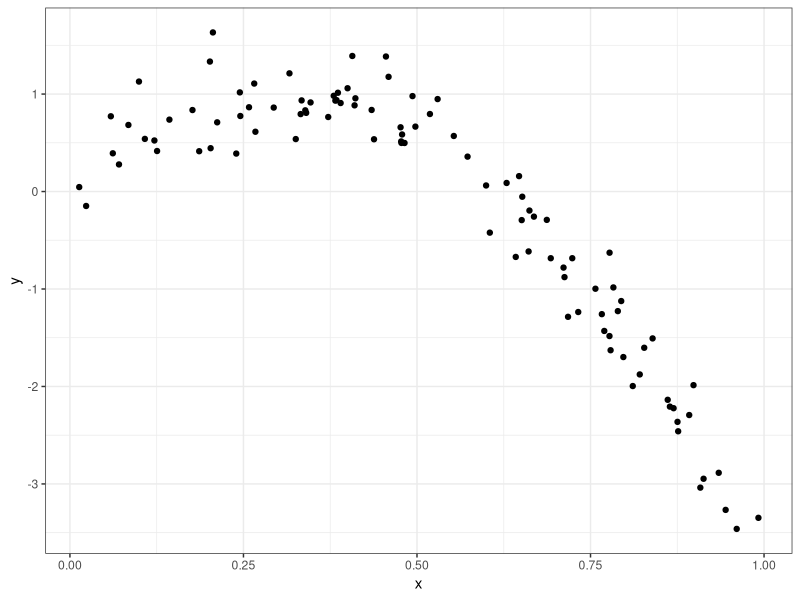
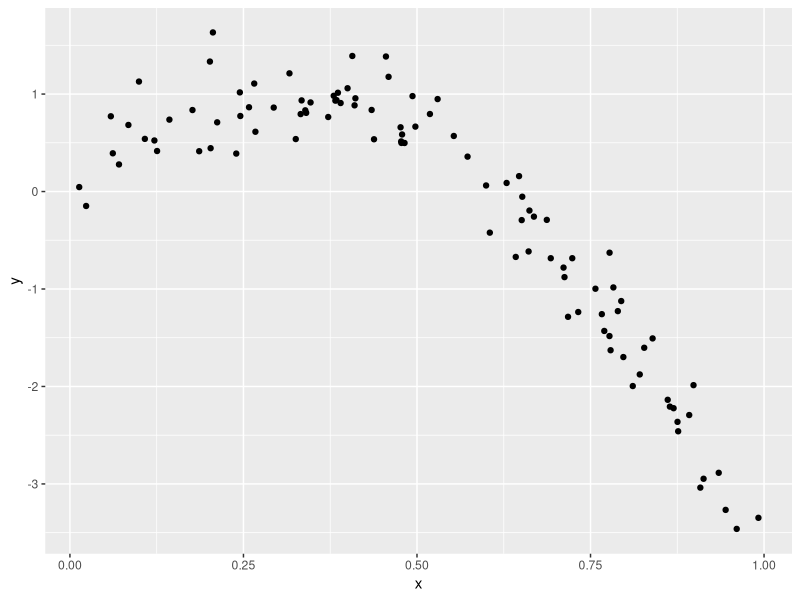
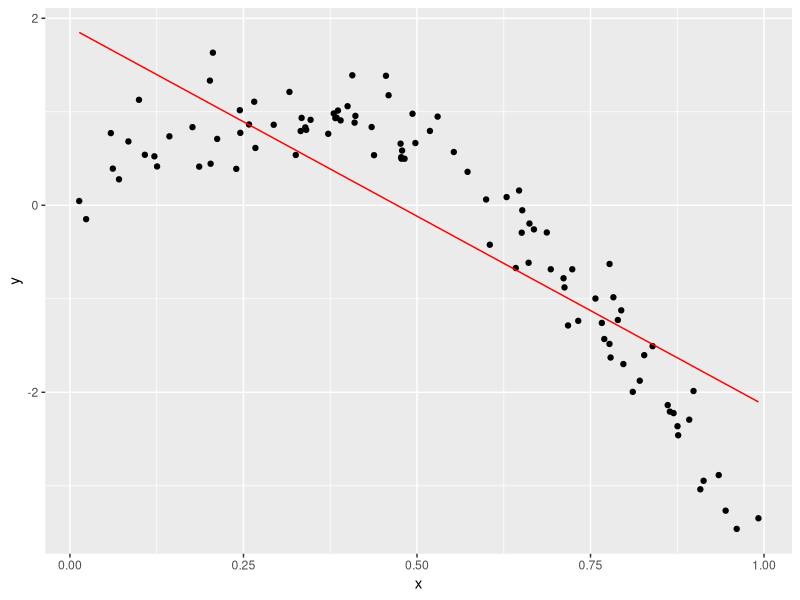
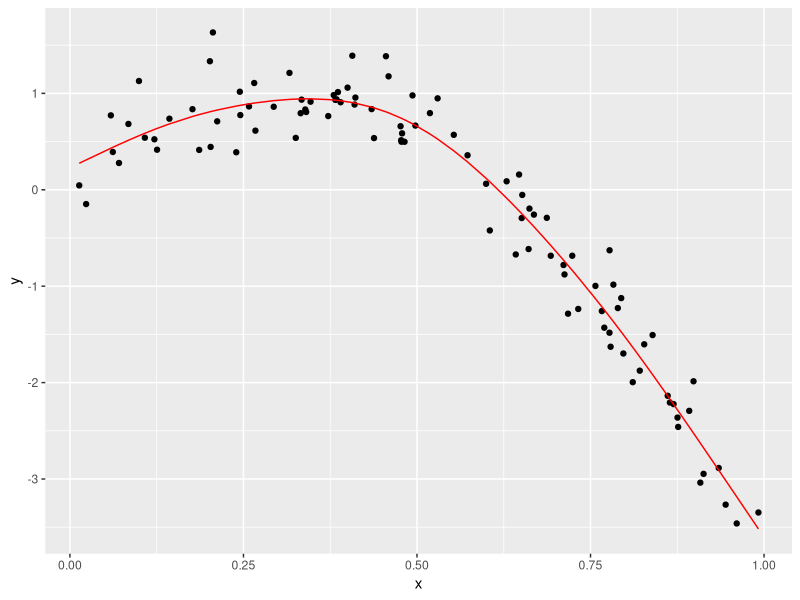
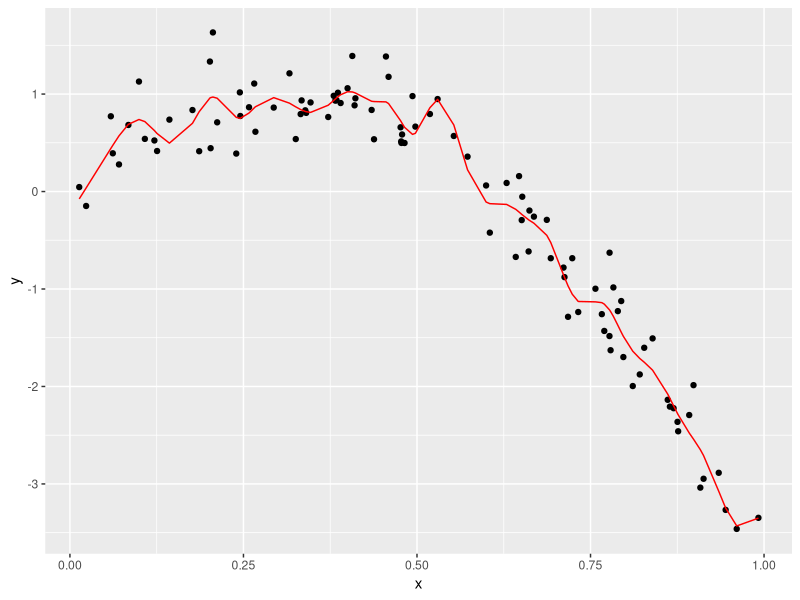

The R source for these figures, in order:
## ---- chunk 1
knitr::opts_chunk$set(echo = TRUE)
## ---- chunk 2
library(tidyverse)
library(modelr)
library(mgcv)

set.seed(1)
## ---- chunk 3
nonlin_df = 
  tibble(
    id = 1:100,
    x = runif(100, 0, 1),
    y = 1 - 10 * (x - .3) ^ 2 + rnorm(100, 0, .3)
  )

nonlin_df %>% 
  ggplot(aes(x = x, y = y)) + 
  geom_point() + theme_bw() 
## ---- chunk 4
train_df = sample_frac(nonlin_df, frac = 0.8)
test_df = anti_join(nonlin_df, train_df, by = "id")

ggplot(train_df, aes(x = x, y = y)) + 
  geom_point() + 
  geom_point(data = test_df, color = "red")
## ---- chunk 5
linear_mod = lm(y ~ x, data = train_df)
smooth_mod = mgcv::gam(y ~ s(x), data = train_df)
wiggly_mod = mgcv::gam(y ~ s(x, k = 30), sp = 10e-6, data = train_df)
## ---- chunk 6
linear_train = train_df %>% 
  add_predictions(linear_mod) %>% 
  ggplot(aes(x = x, y = y)) + geom_point() + 
  geom_line(aes(y = pred), color = "red")

smooth_train = train_df %>% 
  add_predictions(smooth_mod) %>% 
  ggplot(aes(x = x, y = y)) + geom_point() + 
  geom_line(aes(y = pred), color = "red")

wiggly_train = train_df %>% 
  add_predictions(wiggly_mod) %>% 
  ggplot(aes(x = x, y = y)) + geom_point() + 
  geom_line(aes(y = pred), color = "red")

linear_train
smooth_train
wiggly_train

